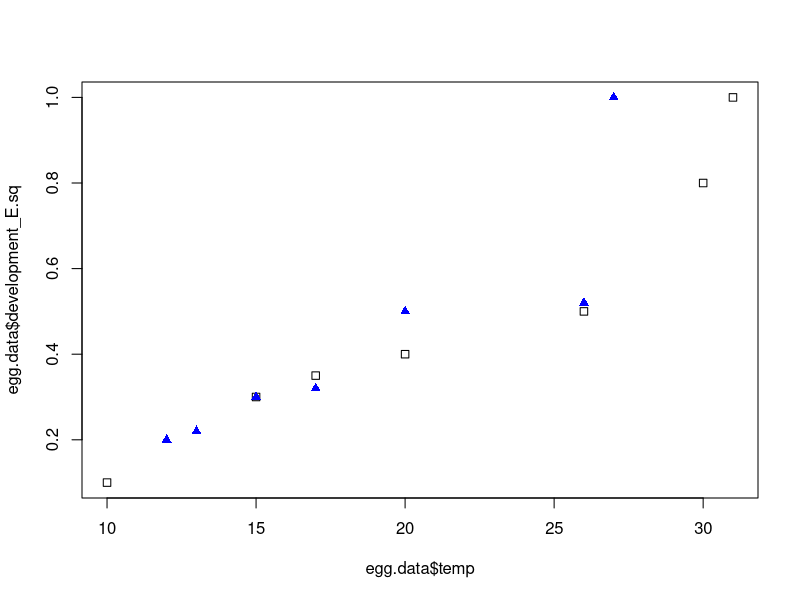
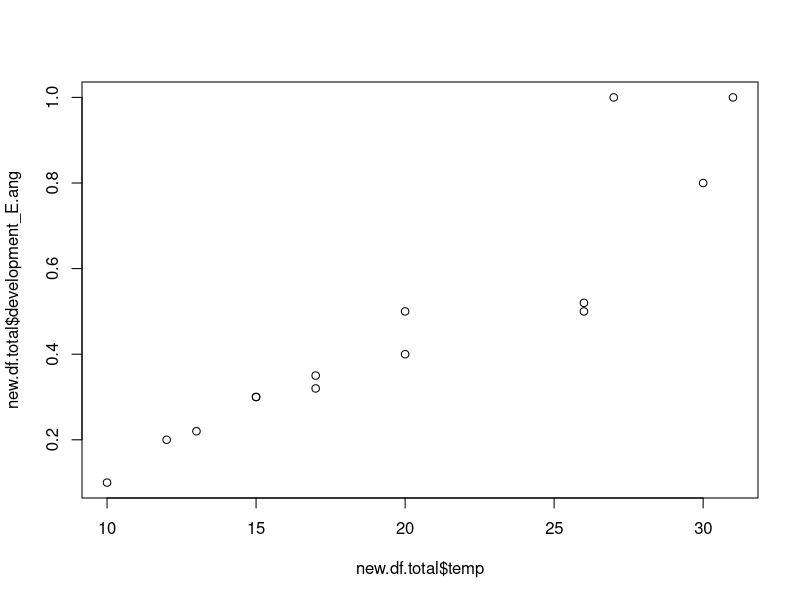
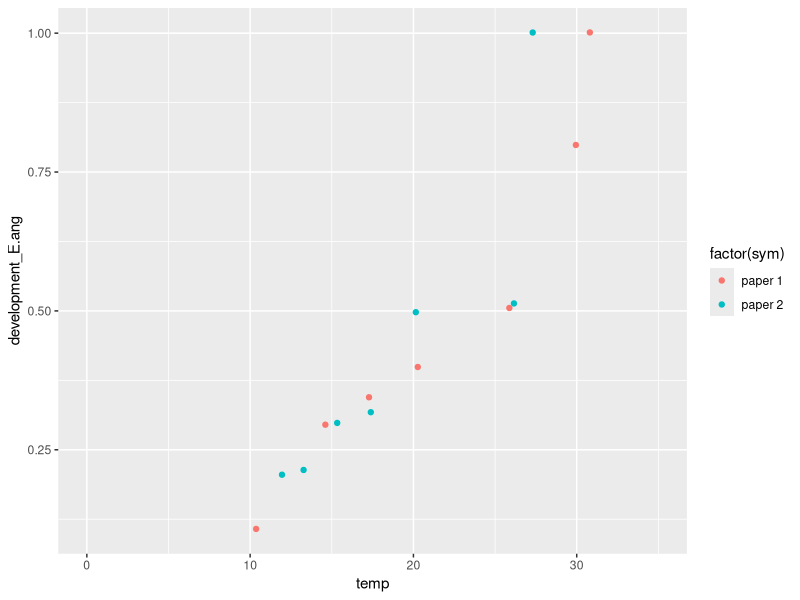
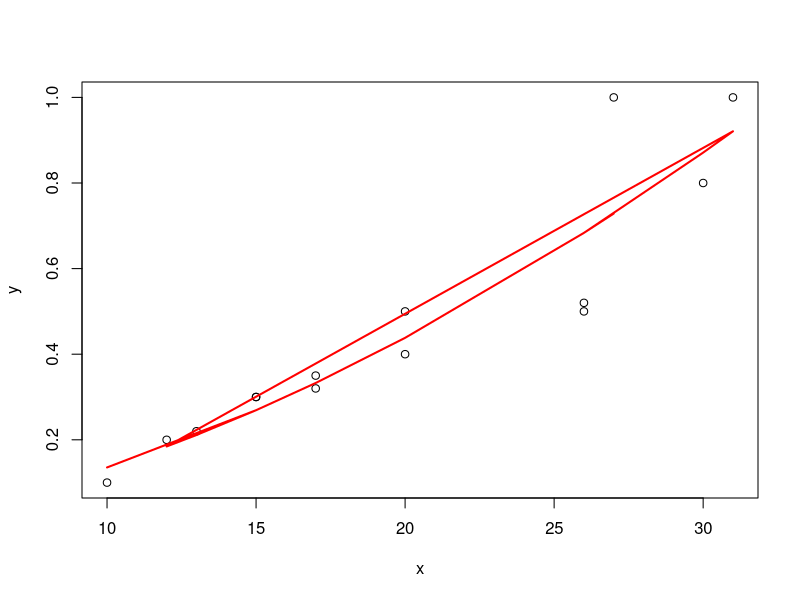
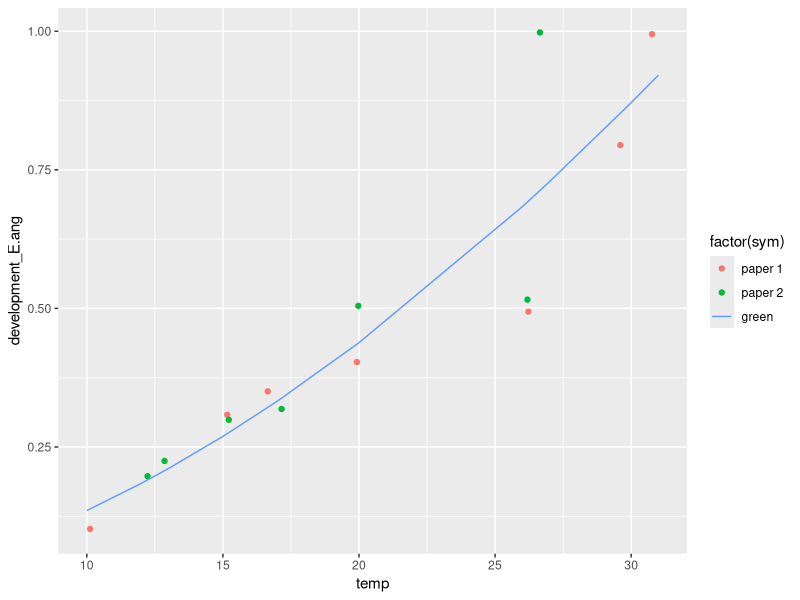
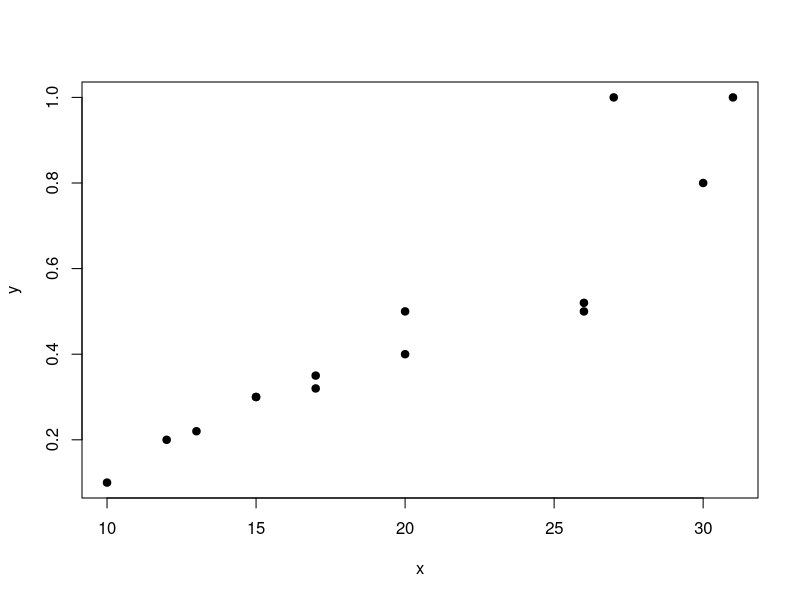

Here is the R script that generated these plots, in order: (Note: this script raises an error after producing the figures.)
#Clear workspace
rm(list = ls())

#set working directory
#setwd("/Users/jbaafi/Documents/climate-and-mosquitoes/param-funct-fit")

# Import packages into rcd

library(tidyverse)
library(dplyr)
library(chron)
library(ggplot2)

# Functional forms and parametrization [data taken from Ewing et al, 2016 
#and Beck-Johnson et al, 2013]

# Data on development rates 
egg.data <- data.frame("temp" = c(10, 12, 13, 15, 17, 20, 21, 26, 27, 30, 31),
                       "development_E.sq" = c(0.1, NA, NA, 0.3, 0.35, 0.4, NA, 0.5, NA, 0.8, 1.0),
                       "development_E.ang" = c(NA, 0.2, 0.22, 0.3, 0.32, 0.5, NA, 0.52, 1.0, NA, NA)
                      # "merge" = 0.1, 0.2, 0.22, ...)
)

plot(egg.data$temp, egg.data$development_E.sq, pch=0)
points(egg.data$temp, egg.data$development_E.ang, pch = 17, col = "blue", ylim = c(0, 1))


new.df.1 <- egg.data[,1:2] 
new.df.1$sym <- rep("paper 1", 11)
new.df.2 <- egg.data[,c(1,3)] 
new.df.2$sym <- rep("paper 2", 11)

new.df.1 <- new.df.1 %>% 
  rename(
    development_E.ang = development_E.sq,
  )

new.df.total <- rbind(new.df.1, new.df.2)

#visualize the new data.frame
plot(new.df.total$temp, new.df.total$development_E.ang)
#rbindlist(list(new.df.1,new.df.2))

ggplot(new.df.total, aes(x=temp, y=development_E.ang)) +
  geom_jitter(aes(colour=factor(sym)))+
  xlim(0, 35)

new.df.total<- filter(new.df.total, !is.na(temp), !is.na(development_E.ang)) 

# Fitting a power function to the data using the nls() function
x <- new.df.total$temp
y <- new.df.total$development_E.ang
m <- nls(y ~ a * I(x^b), data = new.df.total, start = list(a = 0.1, b = 0.1))
fit <- fitted(m)

#visualizing with the base plot
#generate range of numbers starting from 0 and ending at 40
xx <- seq(0, 40)
plot(x, y)
lines(x, fit, col = "red", lwd = 2)

#visualizing with ggplot2
ggplot(new.df.total, aes(x=temp, y=development_E.ang)) +
  geom_jitter(aes(colour=factor(sym)))+
  geom_line(aes(x=temp, y=fit, color = "green"))

summary(m)
###########################################################################

# Fitting a polynomial to the egg development dataset
x <- new.df.total$temp
y <- new.df.total$development_E.ang

#first order 
fit.linear <- fit <- lm(y~poly(x, raw = TRUE))
#second degree
fit <- lm(y~poly(x, 2, raw = TRUE))
#third degree
fit1 <- lm(y~poly(x,3,raw=TRUE))
#fourth degree
fit2 <- lm(y~poly(x,4,raw=TRUE))
#generate range of numbers starting from 0 and ending at 40
xx <- seq(0, 40)
plot(x,y,pch=19)
lines(x, egg, col="red")
lines(xx, predict(fit.linear, data.frame(x=xx)), col="red")
lines(xx, predict(fit, data.frame(x=xx)), col="red")
lines(xx, predict(fit1, data.frame(x=xx)), col="red")
lines(xx, predict(fit2, data.frame(x=xx)), col="blue")

summary(fit.linear)
summary(fit)
summary(fit1)
summary(fit2)

#visualizing with ggplot2
ggplot(new.df.total, aes(x=temp, y=development_E.ang)) +
  geom_jitter(aes(colour=factor(sym)))+
  geom_line(aes(x=temp, y=predict(fit1), colour = "fit"))
  xlim(0, 35)

 ####################################################################
  new.df.total <- new.df.total[order(new.df.total$development_E.ang),]
  x <- new.df.total$temp
  y <- new.df.total$development_E.ang
  
 
  
  plot(x, y)
  xx <- seq(0, 40, by=0.1)
  a <- 100
  b <- 27
  c <- 1
  y1 <-  c*exp(-(xx-b)^2/a)
  
  plot(xx, y1, type = "l")
  points(x, y)
  
  
  m <- nls(y ~ c*exp(-(x-b)^2/a), data = new.df.total, start = list(a = 100, b = 27, c=1))
  
  plot(x, y)
  lines(x,predict(m),col="red")
  
  summary(m)
  coef(m)
  
  ggplot(new.df.total, aes(x=x, y=y)) +
    geom_jitter()+
    geom_line(aes(x=x, y=predict(m)))
  
  # Just t0 double check the function with the parameter values and data
  a <- unname(coef(m)[1])
  b <- unname(coef(m)[2])
  c <- unname(coef(m)[3])
  
  y2 <-  c*exp(-(x-b)^2/a)
  summary(m)
  
  plot(x, y)
  lines(x, y2, col = "red")
  
  
# Data 
new.df.total
  
# Plot the data
plot(new.df.total$temp, new.df.total$development_E.ang, pch = 17)
lines(x, y2, col = "red")

# This is the function that produces the egg development rate. Use it in running the model. 
   egg.dev <- function(t){
    egg = ifelse(temp(t) <= 10, 0.05, 4.049403 *exp(-(temp(t)-75.098187)^2/1337.666814))
    return(egg)
   }
   
